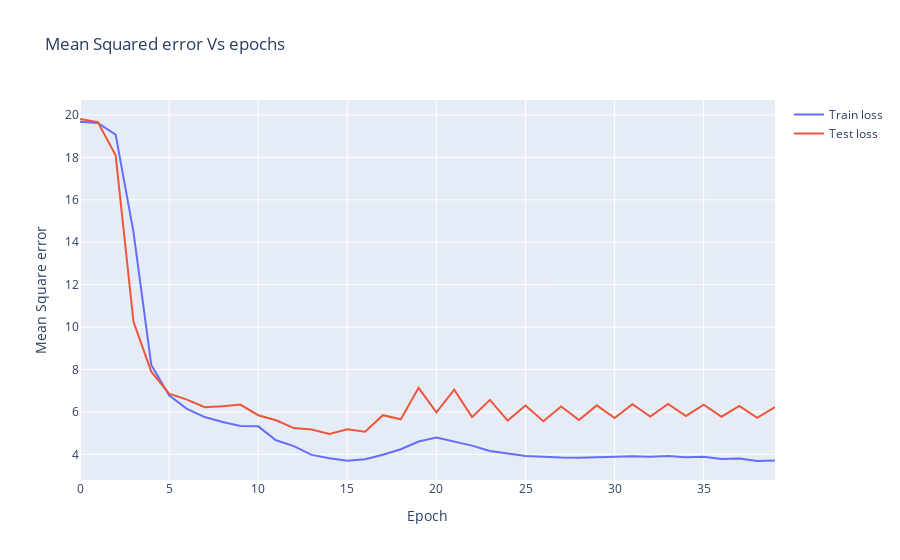

The cell this chart's notebook holds for it:
### Code cell
# PLot of loss with respect to epoch
# This is with plotly, Which gives interactive plot so easy to analyze

fig = go.Figure()

fig.add_trace(
    go.Scatter(
       x=list(range(40)), y=train_loss,name = 'Train loss'
    ))

fig.add_trace(
    go.Scatter(
       x=list(range(40)), y=test_loss, name = 'Test loss'
    ))

fig.update_layout(xaxis_title='Epoch',
                   yaxis_title='Mean Square error',
                 title= 'Mean Squared error Vs epochs')
fig.show()

### Figure 1 — Plotly figure (JSON) as saved in the notebook; plotly's stock layout.template omitted (floating-point values rounded to 4 significant figures)
{"data": [{"name": "Train loss", "type": "scatter", "x": [0, 1, 2, 3, 4, 5, 6, 7, 8, 9, 10, 11, 12, 13, 14, 15, 16, 17, 18, 19, 20, 21, 22, 23, 24, 25, 26, 27, 28, 29, 30, 31, 32, 33, 34, 35, 36, 37, 38, 39], "y": [19.69, 19.63, 19.08, 14.49, 8.213, 6.786, 6.146, 5.757, 5.528, 5.332, 5.32, 4.662, 4.387, 3.975, 3.812, 3.695, 3.765, 3.982, 4.241, 4.606, 4.788, 4.592, 4.412, 4.158, 4.044, 3.917, 3.888, 3.848, 3.845, 3.869, 3.87, 3.916, 3.889, 3.927, 3.859, 3.883, 3.783, 3.799, 3.687, 3.704]}, {"name": "Test loss", "type": "scatter", "x": [0, 1, 2, 3, 4, 5, 6, 7, 8, 9, 10, 11, 12, 13, 14, 15, 16, 17, 18, 19, 20, 21, 22, 23, 24, 25, 26, 27, 28, 29, 30, 31, 32, 33, 34, 35, 36, 37, 38, 39], "y": [19.81, 19.67, 18.1, 10.26, 7.898, 6.861, 6.583, 6.219, 6.269, 6.348, 5.845, 5.608, 5.237, 5.167, 4.966, 5.18, 5.067, 5.847, 5.652, 7.138, 5.985, 7.052, 5.754, 6.569, 5.593, 6.299, 5.559, 6.254, 5.619, 6.309, 5.715, 6.363, 5.786, 6.378, 5.805, 6.343, 5.774, 6.283, 5.721, 6.226]}], "layout": {"title": {"text": "Mean Squared error Vs epochs"}, "xaxis": {"title": {"text": "Epoch"}}, "yaxis": {"title": {"text": "Mean Square error"}}}}
